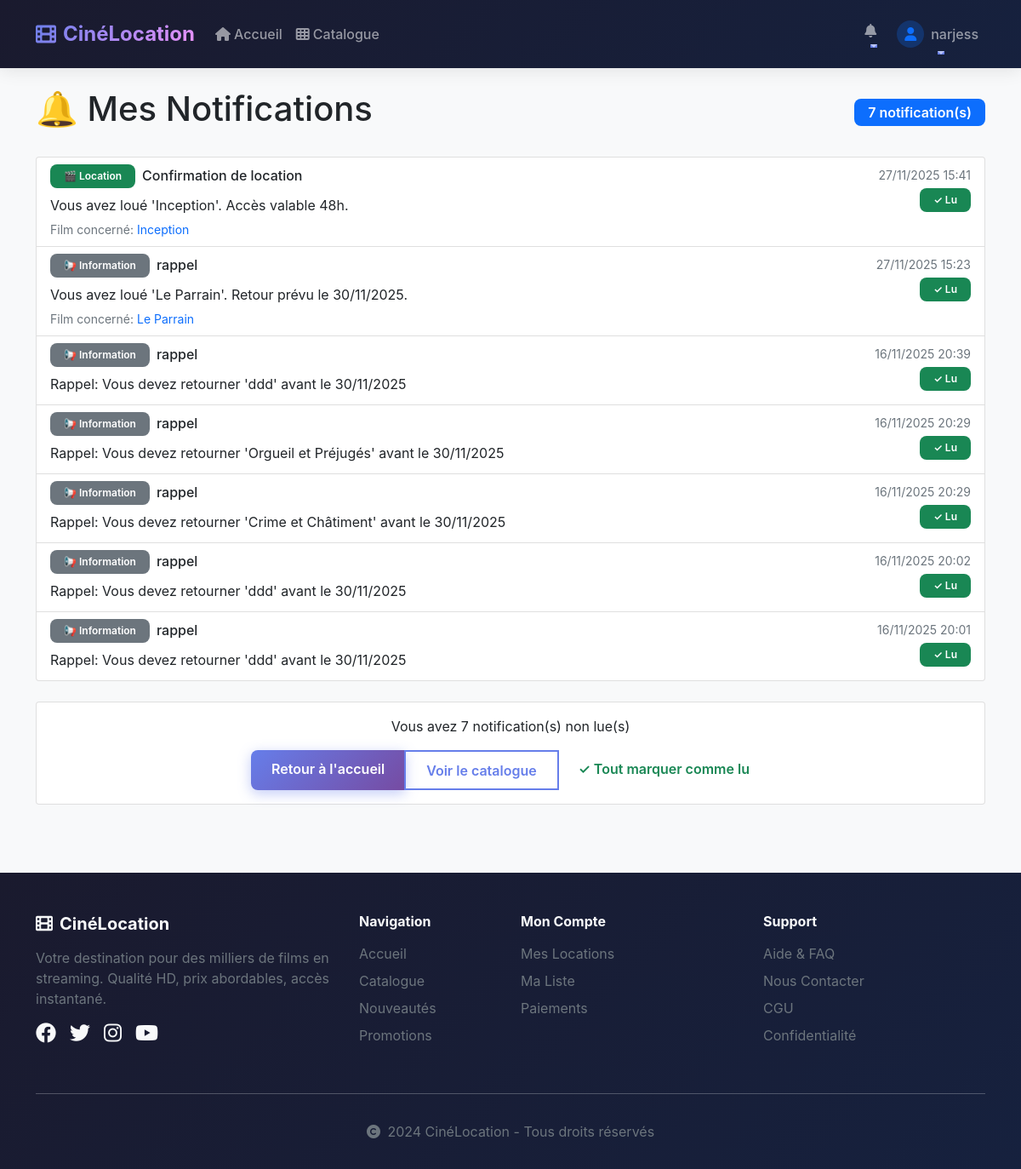
The app's page /notifications/ (signed in) with its own data.
### notifications/models.py (models this page shows, shortened)
class Notification(models.Model):
    TYPE_CHOICES = [
        ('location', 'Confirmation de location'),  # ← NOUVEAU TYPE
        ('nouveau_film', 'Nouveau film disponible'),
        ('promotion', 'Promotion spéciale'),
        ('recommandation', 'Recommandation personnalisée'),
    ]
    utilisateur = models.ForeignKey(User, on_delete=models.CASCADE)
    type_notification = models.CharField(max_length=20, choices=TYPE_CHOICES)
    message = models.TextField()
    date_creation = models.DateTimeField(auto_now_add=True)
    est_lue = models.BooleanField(default=False)
    film = models.ForeignKey('bibliotheque.Film', on_delete=models.CASCADE, null=True, blank=True)
    class Meta:
        app_label = 'notifications'

### bibliotheque/models.py (models this page shows, shortened)
class Film(models.Model):
    GENRE_CHOICES = [
        ('action', 'Action'),
        ('comedie', 'Comédie'),
        ('drame', 'Drame'),
        ('science_fiction', 'Science-Fiction'),
        ('horreur', 'Horreur'),
        ('romance', 'Romance'),
        ('animation', 'Animation'),
        ('thriller', 'Thriller'),
        ('documentaire', 'Documentaire'),
    ]
    titre = models.CharField(max_length=200)
    realisateur = models.CharField(max_length=100)
    annee = models.IntegerField()
    duree = models.IntegerField(help_text="Durée en minutes")
    genre = models.CharField(max_length=20, choices=GENRE_CHOICES)
    description = models.TextField()
    prix_location = models.DecimalField(max_digits=6, decimal_places=2, default=3.99)
    affiche = models.ImageField(upload_to='affiches/', blank=True, null=True)
    url_video = EmbedVideoField(
        verbose_name="URL de la vidéo",
        help_text="URL YouTube ou Vimeo (ex: https://www.youtube.com/watch?v=CODE)",
        blank=True,
        null=True
    )
    bande_annonce = models.URLField(
        verbose_name="Bande-annonce (URL alternative)",
        blank=True
    )
    date_ajout = models.DateTimeField(auto_now_add=True)
    est_disponible = models.BooleanField(default=True)
    class Meta:
        ordering = ['-date_ajout']
        verbose_name = "Film"
        verbose_name_plural = "Films"

### notifications/views.py (the view)
# urls.py: path('', views.mes_notifications, name='mes_notifications'),
@login_required
def mes_notifications(request):
    notifications = Notification.objects.filter(utilisateur=request.user).order_by('-date_creation')
    notifications.filter(est_lue=False).update(est_lue=True)
    return render(request, 'notifications/mes_notifications.html', {
        'notifications': notifications
    })

### templates/notifications/mes_notifications.html (shortened to what this page needs)
{% extends 'base.html' %}
{% block content %}
<div class="d-flex justify-content-between align-items-center mb-4">
    <h1>🔔 Mes Notifications</h1>
    <span class="badge bg-primary fs-6">{{ notifications.count }} notification(s)</span>
</div>
{% if notifications %}
<div class="list-group">
    {% for notification in notifications %}
    <div class="list-group-item {% if not notification.est_lue %}list-group-item-warning{% endif %}">
        <div class="d-flex w-100 justify-content-between align-items-start">
            <div class="flex-grow-1">
                <div class="d-flex align-items-center mb-2">
                    {% if notification.type_notification == 'location' %}
                    <span class="badge bg-success me-2">🎬 Location</span>
                    {% elif notification.type_notification == 'nouveau_film' %}
                    <span class="badge bg-info me-2">🆕 Nouveau</span>
                    {% elif notification.type_notification == 'promotion' %}
                    <span class="badge bg-warning me-2">💰 Promotion</span>
                    {% elif notification.type_notification == 'recommandation' %}
                    <span class="badge bg-primary me-2">⭐ Recommandation</span>
                    {% else %}
                    <span class="badge bg-secondary me-2">📢 Information</span>
                    {% endif %}
                    <h6 class="mb-0">{{ notification.get_type_notification_display }}</h6>
                </div>
                <p class="mb-1">{{ notification.message }}</p>
                {% if notification.film %}
                <small class="text-muted">
                    Film concerné:
                    <a href="{% url 'detail_film' notification.film.id %}" class="text-decoration-none">
                        {{ notification.film.titre }}
                    </a>
                </small>
                {% endif %}
            </div>
            <div class="text-end ms-3">
                <small class="text-muted">{{ notification.date_creation|date:"d/m/Y H:i" }}</small>
                {% if not notification.est_lue %}
                <br>
                <a href="{% url 'marquer_comme_lue' notification.id %}" class="btn btn-sm btn-outline-success mt-1">
                    ✓ Marquer comme lue
                </a>
                {% else %}
                <br>
                <span class="badge bg-success mt-1">✓ Lu</span>
                {% endif %}
            </div>
        </div>
    </div>
    {% endfor %}
</div>
<div class="card mt-4">
    <div class="card-body text-center">
        <p class="mb-3">
            {% with notifications_non_lues=notifications|dictsort:"est_lue"|length %}
            Vous avez {{ notifications_non_lues }} notification(s) non lue(s)
            {% endwith %}
        </p>
        <div class="btn-group" role="group">
            <a href="{% url 'accueil' %}" class="btn btn-primary">
                 Retour à l'accueil
            </a>
            <a href="{% url 'catalogue_films' %}" class="btn btn-outline-primary">
                 Voir le catalogue
            </a>
            {% if notifications %}
            <a href="{% url 'marquer_toutes_lues' %}" class="btn btn-outline-success">
                ✓ Tout marquer comme lu
            </a>
            {% endif %}
        </div>
    </div>
</div>
{% endif %}
{% endblock %}

### templates/base.html (shortened to what this page needs)
<!DOCTYPE html>
<html lang="fr">
<head>
    <link href="https://cdn.jsdelivr.net/npm/bootstrap@5.1.3/dist/css/bootstrap.min.css" rel="stylesheet">
    <link rel="stylesheet" href="https://cdnjs.cloudflare.com/ajax/libs/font-awesome/6.0.0/css/all.min.css">
</head>
<body>
    <nav class="navbar navbar-expand-lg navbar-dark navbar-modern sticky-top">
        <div class="container">
            <a class="navbar-brand d-flex align-items-center" href="{% url 'accueil' %}">
                <i class="fas fa-film me-2"></i>
                CinéLocation
            </a>
            <div class="collapse navbar-collapse" id="navbarNav">
                <ul class="navbar-nav me-auto">
                    <li class="nav-item">
                        <a class="nav-link" href="{% url 'accueil' %}">
                            <i class="fas fa-home me-1"></i>Accueil
                        </a>
                    </li>
                    <li class="nav-item">
                        <a class="nav-link" href="{% url 'catalogue_films' %}">
                            <i class="fas fa-th me-1"></i>Catalogue
                        </a>
                    </li>
                </ul>
                <div class="navbar-nav">
                    {% if user.is_authenticated %}
                        <div class="nav-item dropdown me-2">
                            <a class="nav-link dropdown-toggle position-relative" href="#" id="notificationDropdown"
                               role="button" data-bs-toggle="dropdown" aria-expanded="false">
                                <i class="fas fa-bell"></i>
                            </a>
                        </div>
                        <div class="nav-item dropdown">
                            <a class="nav-link dropdown-toggle d-flex align-items-center" href="#" id="userDropdown"
                               role="button" data-bs-toggle="dropdown" aria-expanded="false">
                                <div class="rounded-circle bg-primary bg-opacity-25 d-flex align-items-center justify-content-center me-2"
                                     style="width: 32px; height: 32px;">
                                    <i class="fas fa-user text-primary"></i>
                                </div>
                                {{ user.username }}
                            </a>
                        </div>
                    {% endif %}
                </div>
            </div>
        </div>
    </nav>
    <div class="container mt-4 fade-in">
        {% block content %}
        {% endblock %}
    </div>
    <footer class="footer-modern text-light">
        <div class="container">
            <div class="row">
                <div class="col-md-4 mb-4">
                    <h5 class="mb-3 fw-bold">
                        <i class="fas fa-film me-2"></i>CinéLocation
                    </h5>
                    <p class="text-muted">
                        Votre destination pour des milliers de films en streaming.
                        Qualité HD, prix abordables, accès instantané.
                    </p>
                    <div class="d-flex gap-3 mt-3">
                        <a href="#" class="text-light"><i class="fab fa-facebook fs-4"></i></a>
                        <a href="#" class="text-light"><i class="fab fa-twitter fs-4"></i></a>
                        <a href="#" class="text-light"><i class="fab fa-instagram fs-4"></i></a>
                        <a href="#" class="text-light"><i class="fab fa-youtube fs-4"></i></a>
                    </div>
                </div>
                <div class="col-md-2 mb-4">
                    <h6 class="mb-3 fw-bold">Navigation</h6>
                    <ul class="list-unstyled">
                        <li class="mb-2"><a href="{% url 'accueil' %}" class="text-muted text-decoration-none">Accueil</a></li>
                        <li class="mb-2"><a href="{% url 'catalogue_films' %}" class="text-muted text-decoration-none">Catalogue</a></li>
                        <li class="mb-2"><a href="#" class="text-muted text-decoration-none">Nouveautés</a></li>
                        <li class="mb-2"><a href="#" class="text-muted text-decoration-none">Promotions</a></li>
                    </ul>
                </div>
                <div class="col-md-3 mb-4">
                    <h6 class="mb-3 fw-bold">Mon Compte</h6>
                    <ul class="list-unstyled">
                        {% if user.is_authenticated %}
                            <li class="mb-2"><a href="{% url 'mes_locations' %}" class="text-muted text-decoration-none">Mes Locations</a></li>
                            <li class="mb-2"><a href="{% url 'ma_liste_souhaits' %}" class="text-muted text-decoration-none">Ma Liste</a></li>
                            <li class="mb-2"><a href="{% url 'historique_paiements' %}" class="text-muted text-decoration-none">Paiements</a></li>
                        {% else %}
                            <li class="mb-2"><a href="{% url 'login' %}" class="text-muted text-decoration-none">Connexion</a></li>
                            <li class="mb-2"><a href="{% url 'register' %}" class="text-muted text-decoration-none">Inscription</a></li>
                        {% endif %}
                    </ul>
                </div>
                <div class="col-md-3 mb-4">
                    <h6 class="mb-3 fw-bold">Support</h6>
                    <ul class="list-unstyled">
                        <li class="mb-2"><a href="#" class="text-muted text-decoration-none">Aide & FAQ</a></li>
                        <li class="mb-2"><a href="#" class="text-muted text-decoration-none">Nous Contacter</a></li>
                        <li class="mb-2"><a href="#" class="text-muted text-decoration-none">CGU</a></li>
                        <li class="mb-2"><a href="#" class="text-muted text-decoration-none">Confidentialité</a></li>
                    </ul>
                </div>
            </div>
            <hr class="border-secondary">
            <div class="text-center py-3">
                <p class="mb-0 text-muted">
                    <i class="fas fa-copyright me-1"></i> 2024 CinéLocation - Tous droits réservés
                </p>
            </div>
        </div>
    </footer>
</body>
</html>

### templates/base.html (style rules this page uses)
:root { --primary-gradient: linear-gradient(135deg, #667eea 0%, #764ba2 100%); --secondary-gradient: linear-gradient(135deg, #f093fb 0%, #f5576c 100%); --dark-gradient: linear-gradient(135deg, #1a1a2e 0%, #16213e 100%); }
body { font-family: -apple-system, BlinkMacSystemFont, 'Segoe UI', Roboto, 'Helvetica Neue', Arial, sans-serif; background: #f8f9fa; }
.navbar-modern { background: var(--dark-gradient) !important; box-shadow: 0 2px 20px rgba(0,0,0,0.1); padding: 1rem 0; }
.navbar-brand { font-weight: 700; font-size: 1.5rem; background: linear-gradient(135deg, #667eea, #f093fb); -webkit-background-clip: text; -webkit-text-fill-color: transparent; background-clip: text; }
.nav-link { font-weight: 500; transition: all 0.3s ease; position: relative; }
.nav-link::after { content: ''; position: absolute; bottom: 0; left: 50%; width: 0; height: 2px; background: #667eea; transition: all 0.3s ease; transform: translateX(-50%); }
.badge { padding: 0.5rem 1rem; font-weight: 600; border-radius: 8px; }
.btn { border-radius: 8px; font-weight: 600; padding: 0.6rem 1.5rem; transition: all 0.3s ease; border: none; }
.btn-primary { background: var(--primary-gradient); box-shadow: 0 4px 15px rgba(102, 126, 234, 0.4); }
.btn-outline-primary { border: 2px solid #667eea; color: #667eea; }
.footer-modern { background: var(--dark-gradient); padding: 3rem 0 1rem; margin-top: 5rem; }
.fade-in { animation: fadeIn 0.6s ease-in; }

### records on screen
Notification: shows "🎬 Location", type_notification "Confirmation de location", message "Vous avez loué 'Inception'. Accès valable 48h.", film.titre "Inception", date_creation "27/11/2025 15:41", est_lue "✓ Lu"
Notification: shows "📢 Information", type_notification "rappel", message "Vous avez loué 'Le Parrain'. Retour prévu le 30/11/2025.", film.titre "Le Parrain", date_creation "27/11/2025 15:23", est_lue "✓ Lu"
Notification: shows "📢 Information", type_notification "rappel", message "Rappel: Vous devez retourner 'ddd' avant le 30/11/2025", date_creation "16/11/2025 20:39", est_lue "✓ Lu"
Notification: shows "📢 Information", type_notification "rappel", message "Rappel: Vous devez retourner 'Orgueil et Préjugés' avant le 30/11/2025", date_creation "16/11/2025 20:29", est_lue "✓ Lu"
Notification: shows "📢 Information", type_notification "rappel", message "Rappel: Vous devez retourner 'Crime et Châtiment' avant le 30/11/2025", date_creation "16/11/2025 20:29", est_lue "✓ Lu"
Notification: shows "📢 Information", type_notification "rappel", message "Rappel: Vous devez retourner 'ddd' avant le 30/11/2025", date_creation "16/11/2025 20:02", est_lue "✓ Lu"
Notification: shows "📢 Information", type_notification "rappel", message "Rappel: Vous devez retourner 'ddd' avant le 30/11/2025", date_creation "16/11/2025 20:01", est_lue "✓ Lu"

### other values on screen
{{ user.username }} "narjess"
{{ notifications.count }} "7"
{{ notifications_non_lues }} "7"
